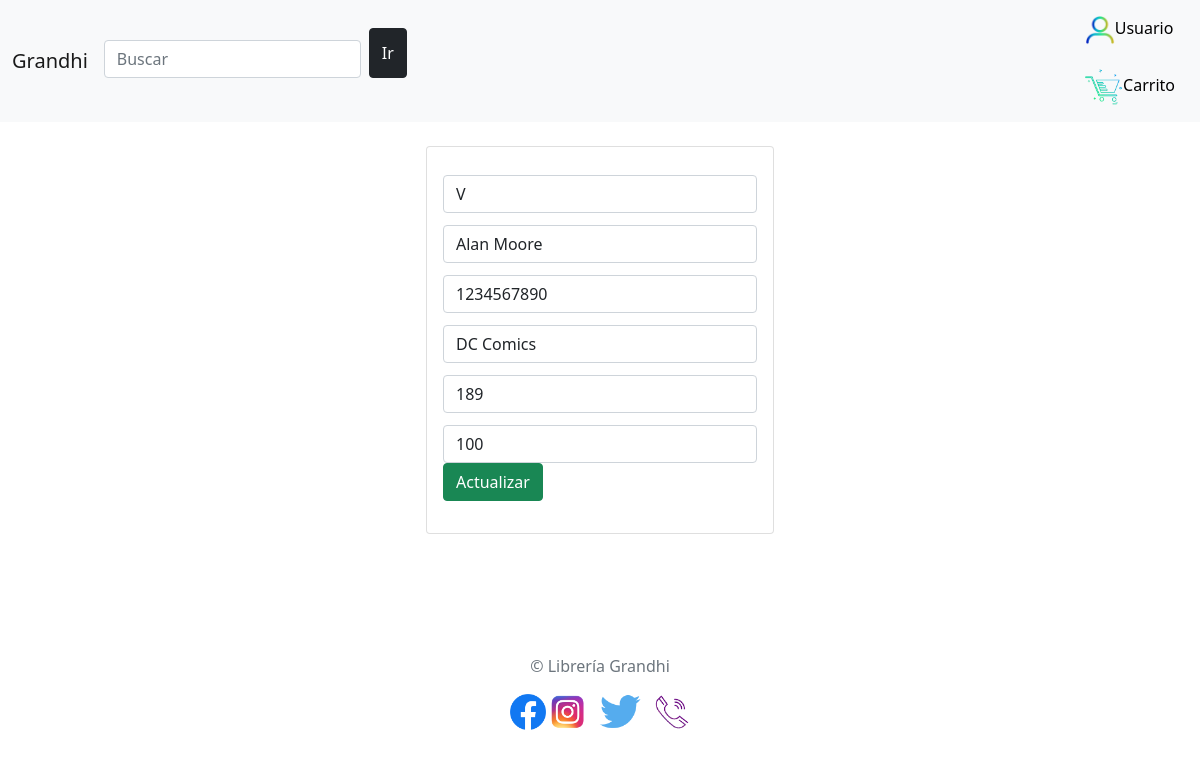
The app's page /php/editarLibros.php?id=3 with its own data.
### tables this page shows
CREATE TABLE `stock` (
  `id` int(11) NOT NULL,
  `titulo` varchar(100) NOT NULL,
  `autor` varchar(50) NOT NULL,
  `isbn` int(15) NOT NULL,
  `editorial` varchar(50) NOT NULL,
  `cantidad` int(4) NOT NULL,
  `precio` int(20) DEFAULT NULL
);

### php/editarLibros.php (the view, shortened to what this page needs)
<?php
	include("conexiondb.php");
	if (isset($_GET['id'])) {
		$id = $_GET['id'];
		$query = "SELECT * FROM stock WHERE id = $id";
		$resultado = mysqli_query($conex, $query);
		if (mysqli_num_rows($resultado) == 1) {
			$row = mysqli_fetch_array($resultado);
            $titulo = $row['titulo'];
            $autor = $row['autor'];
            $isbn = $row['isbn'];
            $editorial = $row['editorial'];
            $cantidad = $row['cantidad'];
            $precio = $row['precio'];
		}
	}
?>
<?php include("header.php") ?>
<div class="container p-4">
	<div class="row">
		<div class="col-md-4 mx-auto">
			<div class="card card-body">
				<form action="editarLibros.php?id=<?php echo $_GET['id']; ?>" method="POST">
					<div class="form-group">
						<input type="text" name="tituloF" value="<?php echo $titulo ?>" class="form-control" placeholder="Actualizar titulo">
                    </div>
                    <div class="form-group">
						<input type="text" name="autorF" value="<?php echo $autor ?>" class="form-control" placeholder="Actualizar autor">
                    </div>
                    <div class="form-group">
						<input type="text" name="isbnF" value="<?php echo $isbn ?>" class="form-control" placeholder="Actualizar isbn">
                    </div>
                    <div class="form-group">
						<input type="text" name="editorialF" value="<?php echo $editorial ?>" class="form-control" placeholder="Actualizar editorial">
                    </div>
                    <div class="form-group">
						<input type="text" name="cantidadF" value="<?php echo $cantidad ?>" class="form-control" placeholder="Actualizar cantidad">
                    </div>
                    <div class="form-group">
						<input type="text" name="precioF" value="<?php echo $precio ?>" class="form-control" placeholder="Actualizar precio">
					</div>
					<button class="btn btn-success" name="actualizarF">Actualizar</button>
				</form>
			</div>
		</div>
	</div>
</div>
<?php include("footer.php") ?>

### CSS/estilos.css (style rules this page uses)
input { width: calc(100% - 20px); padding: 9px; margin: auto; margin-top: 12px; font-size: 16px }

### records on screen
stock: tituloF "V", autorF "Alan Moore", isbnF "1234567890", editorialF "DC Comics", cantidadF "189", precioF "100"
